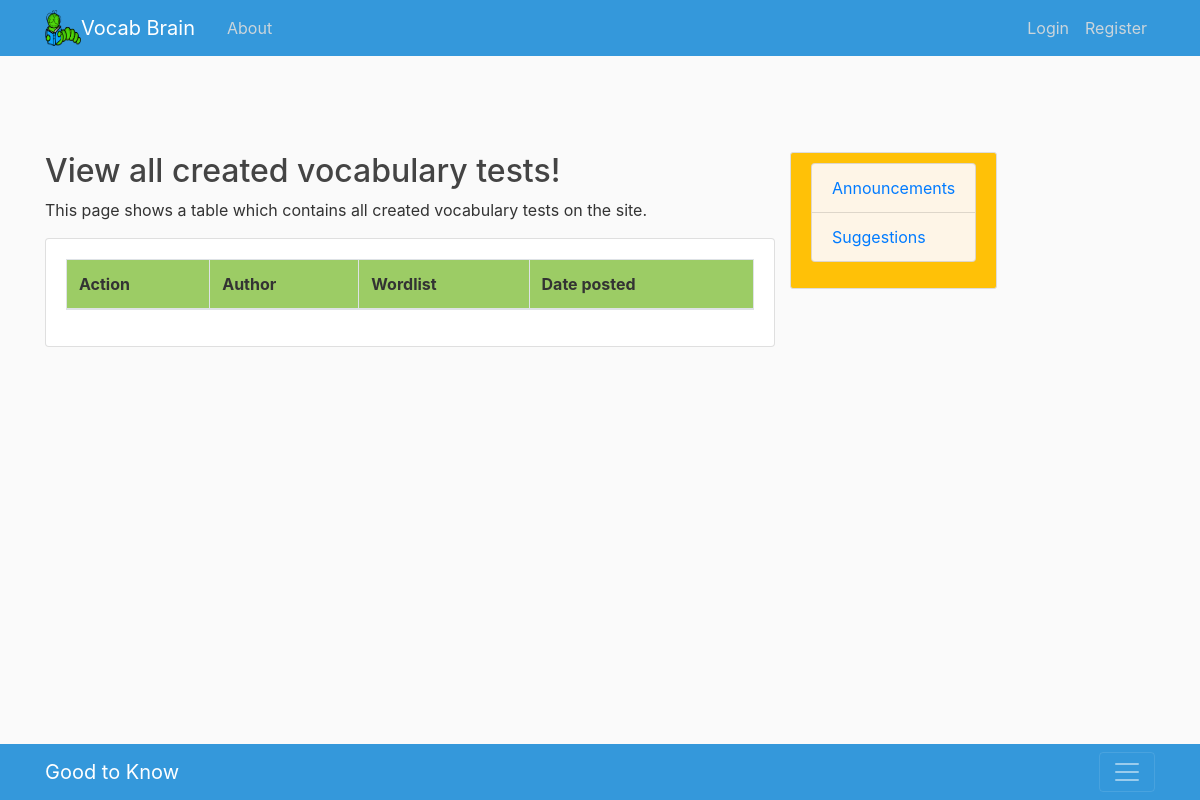
Before: /temp2/ with the older database file.
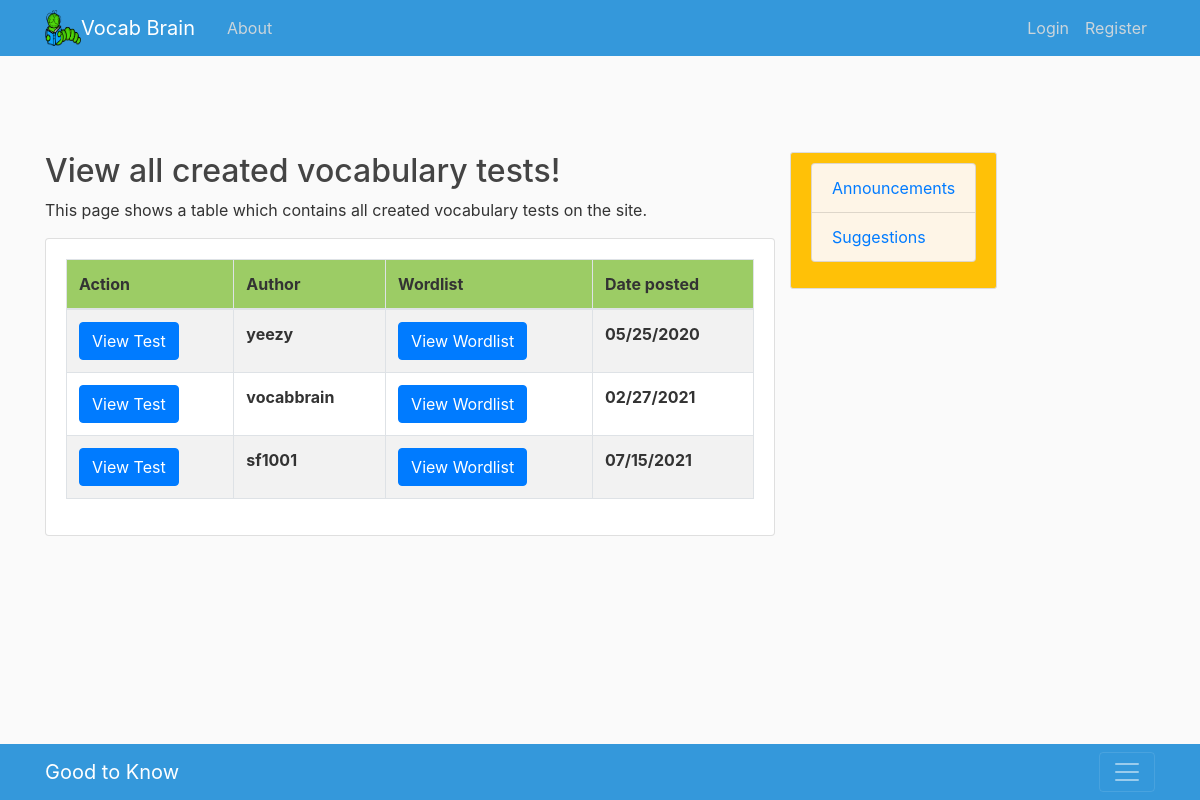
After: the same page with the newer database file.
### blog/models.py (models this page shows, shortened)
class Test(models.Model):
    title = models.CharField(max_length=100)
    author = models.ForeignKey(User, on_delete=models.CASCADE)
    wordlist = models.ForeignKey(WordList, on_delete=models.CASCADE)
    date_posted = models.DateTimeField(default=timezone.now)
    description = models.TextField()
    folder = models.ForeignKey(Folder, on_delete=models.SET_NULL, blank=True, null=True)

### blog/views.py (the view)
# urls.py: path('temp2/', views.temp2, name='blog-temp2'),
def temp2(request):
    context = {
        'tests': Test.objects.all()
    }
    return render(request, 'blog/temp2.html', context)

### blog/templates/blog/temp2.html (shortened to what this page needs)
{% extends "blog/base.html" %}
{% block content%}
<h2>View all created vocabulary tests!</h2>
<p>This page shows a table which contains all created vocabulary tests on the site.</p>
<div class = "row">
<div class = "col-md">
<div class = "card card-body">
    <table class = "table table-striped table-bordered mydatatable" width="100%">
    <thead>
        <tr style="background-color:#9CCC65 ">
            <th >Action</th>
            <th>Author</th>
             <th>Wordlist</th>
             <th>Date posted</th>
        </tr>
    </thead>
    <tbody>
           {% for test in tests %}
       <tr>
            <th><button class = "btn btn-primary" onclick="window.location.href='{% url 'test-detail' test.id %}'">View Test </button></th>
            <th>  {{test.author}} </th>
            <th> <button class = "btn btn-primary" onclick="window.location.href='{% url 'list-detail' test.wordlist.id %}'">View Wordlist </button></th>
            <th>  {{test.date_posted|date:"SHORT_DATE_FORMAT" }} </th>
        </tr>
          {% endfor %}
      </tbody>
    </table>
    </div>
  </div>
</div>
{% endblock content %}

Changed rows visible on the page:
added Test: author "yeezy", date_posted "05/25/2020"
added Test: author "vocabbrain", date_posted "02/27/2021"
added Test: author "sf1001", date_posted "07/15/2021"
